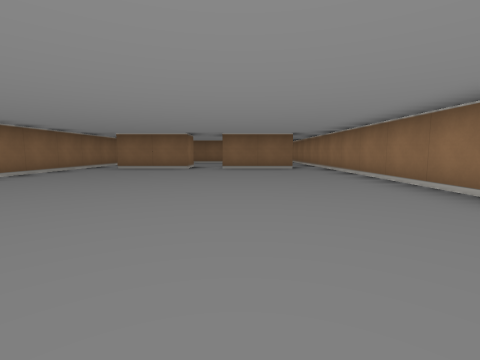
View 1 (above)

16 first-person views from a walk through a cub3D level. The camera is about half as high as the walls, tilts 6° down and sees 85° across. The floor is counted in squares. Each view is taken from the middle of a square. On the plan, view 1 faces up. The plan holds only what a view shows up to about 9 squares ahead; the rest is blank.

View 2
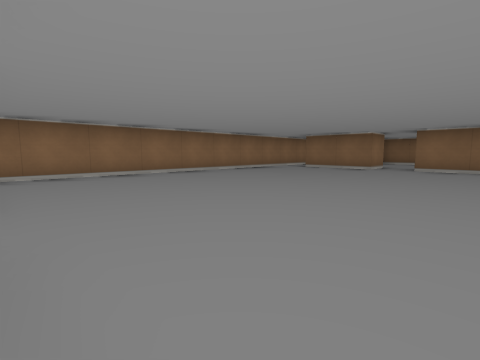

View 3
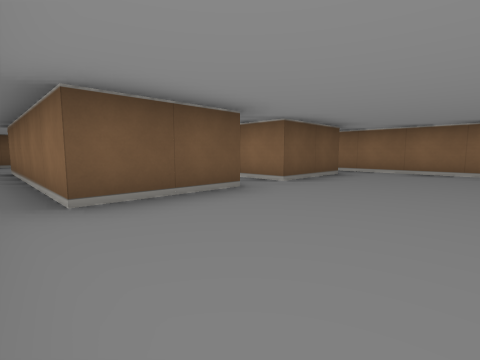

View 4
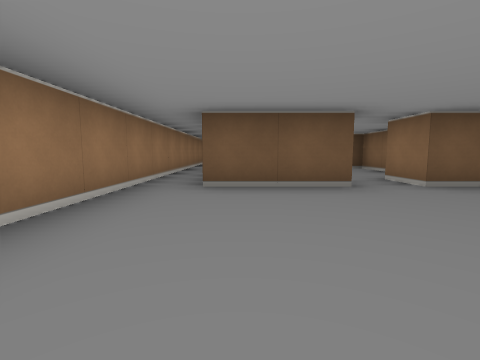

View 5
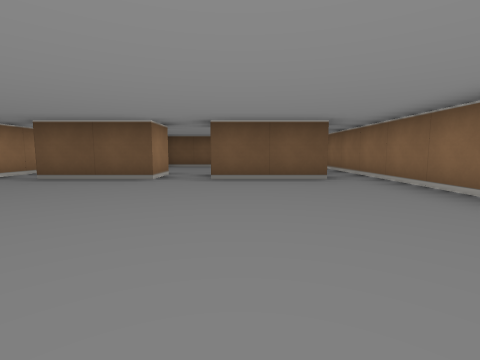

View 6
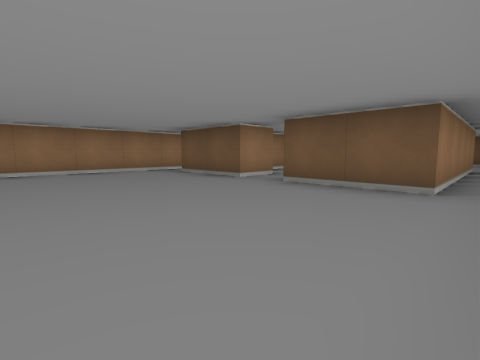

View 7
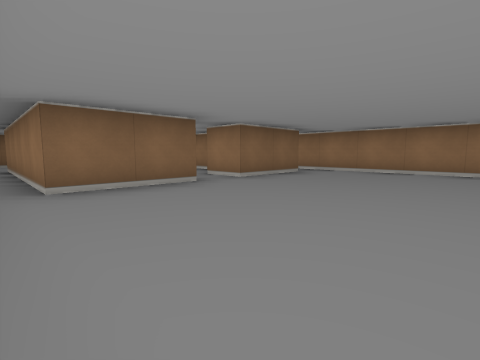

View 8
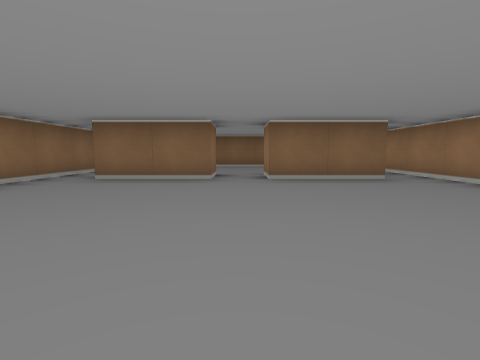

View 9
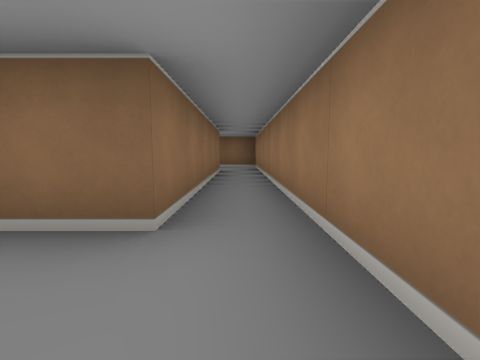

View 10
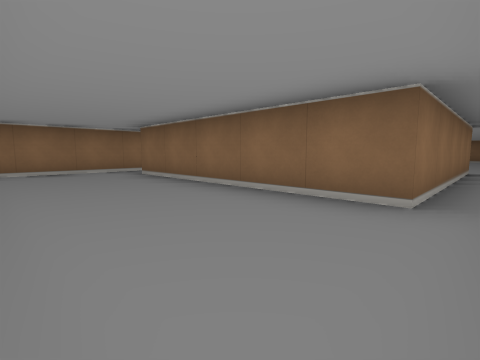

View 11
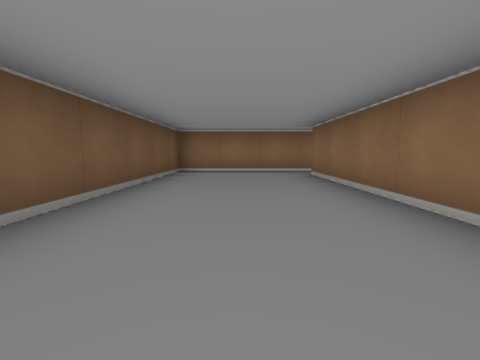

View 12
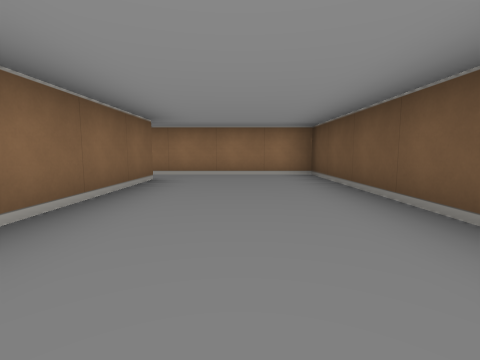

View 13
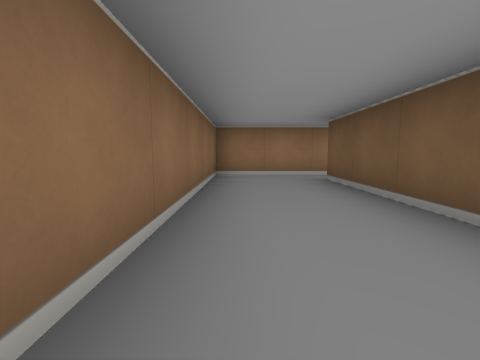

View 14
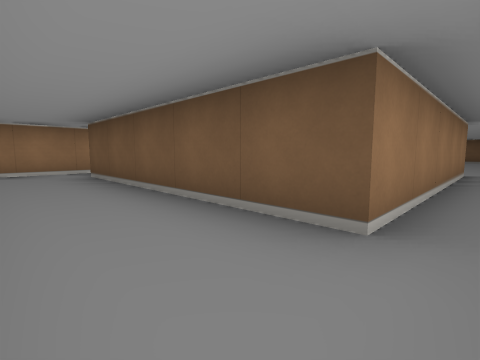

View 15
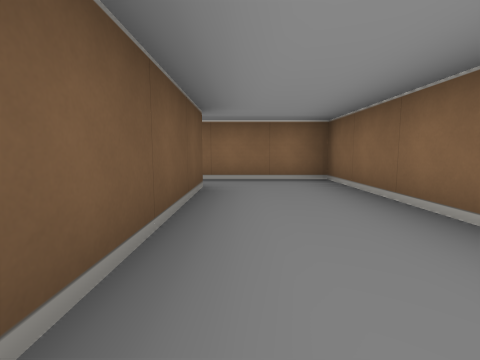

View 16
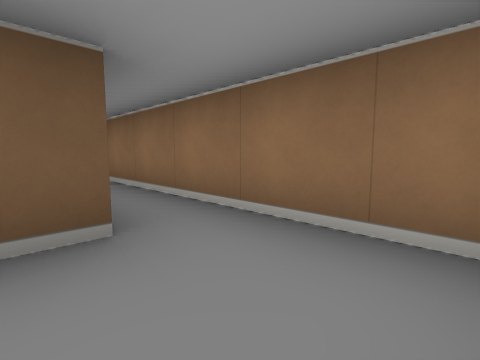

### Floor plan
Points are (right, up) in squares from view 1. A wall is a line through its corners. A room is listed if a view was taken in it or the views show most of it. See-through windows are left out.
Room 1 (views 1, 2, 3, 4, 5, 6, 7, 8, 9)
walls: (-0.5, -1.5) (-0.5, -0.5) (1.5, -0.5) (1.5, -5.5); (-1.5, 7.5) (-3.5, 7.5); (1.5, 7.5) (-0.5, 7.5); (-4.5, 7.5) (-4.5, -3.5); (-3.5, -5.5) (-3.5, -0.5) (-1.5, -0.5) (-1.5, -1.5); (2.5, -5.5) (2.5, 7.5)
ways out: opening at (-4, -6) to room 2; opening at (2, -6) to room 2; opening at (-4, 8) to room 3; opening at (2, 8) to room 3; opening at (-1, 8) to room 4; opening at (-1, -1) to room 5
Room 2 (views 10, 11, 12)
walls: (1.5, -5.5) (-3.5, -5.5); (-4.5, -5) (-4.5, -8.5) (2.5, -8.5) (2.5, -5.5)
ways out: opening at (-4, -6) to room 1; opening at (2, -6) to room 1
Room 3 (views 13, 14, 15, 16)
walls: (-3.5, 7.5) (-3.5, 12.5) (1.5, 12.5) (1.5, 7.5); (2.5, 7.5) (2.5, 14.5) (-4.5, 14.5) (-4.5, 7.5)
ways out: opening at (-4, 8) to room 1; opening at (2, 8) to room 1
Room 4 (no view inside)
walls: (0.5, 9.8) (0.5, 10.4); (-1.5, 8.5) (-1.5, 7.5); (-0.1, 11.5) (-1.9, 11.5); (-0.5, 7.5) (-0.5, 8.5)
ways out: opening at (-1, 8) to room 1
Room 5 (no view inside)
walls: (-2.5, -3.2) (-2.5, -4.5) (0.4, -4.5); (0.5, -3.4) (0.5, -2.8)
ways out: opening at (-1, -1) to room 1

Where each view was taken, in squares from view 1:
view 1: 0 up, 0 right, facing up
view 2: 0 up, 1 right, facing up-left
view 3: 2 up, 2 right, facing down-left
view 4: 3 up, 1 right, facing down
view 5: 4 up, 2 left, facing down
view 6: 3 up, 4 left, facing down-right
view 7: 4 up, 4 left, facing up-right
view 8: 3 up, 1 left, facing up
view 9: 6 up, 2 right, facing up
view 10: 8 down, 2 right, facing up-left
view 11: 7 down, 2 right, facing left
view 12: 7 down, 3 left, facing right
view 13: 14 up, 3 left, facing right
view 14: 14 up, 4 left, facing down-right
view 15: 13 up, 0 right, facing left
view 16: 14 up, 3 left, facing down-left
